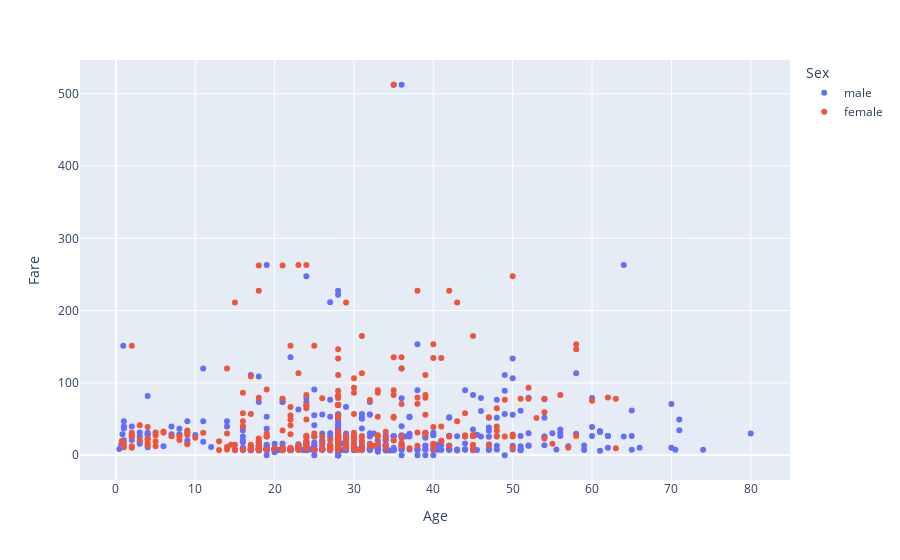

Notebook cell for this chart:
### Code cell
fare = px.scatter(data, x='Age', y='Fare', color='Sex')
fare.show()

### Figure 1 — Plotly figure (JSON) as saved in the notebook; plotly's stock layout.template omitted (floating-point values rounded to 4 significant figures; data arrays with more than 128 entries replaced by an {"elided": "..."} marker saying what was removed)
{"data": [{"hovertemplate": "Sex=male<br>Age=%{x}<br>Fare=%{y}<extra></extra>", "legendgroup": "male", "marker": {"color": "#636efa", "symbol": "circle"}, "mode": "markers", "name": "male", "orientation": "v", "showlegend": true, "type": "scatter", "x": {"elided": "577 float values"}, "xaxis": "x", "y": {"elided": "577 float values"}, "yaxis": "y"}, {"hovertemplate": "Sex=female<br>Age=%{x}<br>Fare=%{y}<extra></extra>", "legendgroup": "female", "marker": {"color": "#EF553B", "symbol": "circle"}, "mode": "markers", "name": "female", "orientation": "v", "showlegend": true, "type": "scatter", "x": {"elided": "314 float values"}, "xaxis": "x", "y": {"elided": "314 float values"}, "yaxis": "y"}], "layout": {"legend": {"title": {"text": "Sex"}, "tracegroupgap": 0}, "margin": {"t": 60}, "xaxis": {"anchor": "y", "domain": [0, 1], "title": {"text": "Age"}}, "yaxis": {"anchor": "x", "domain": [0, 1], "title": {"text": "Fare"}}}}
